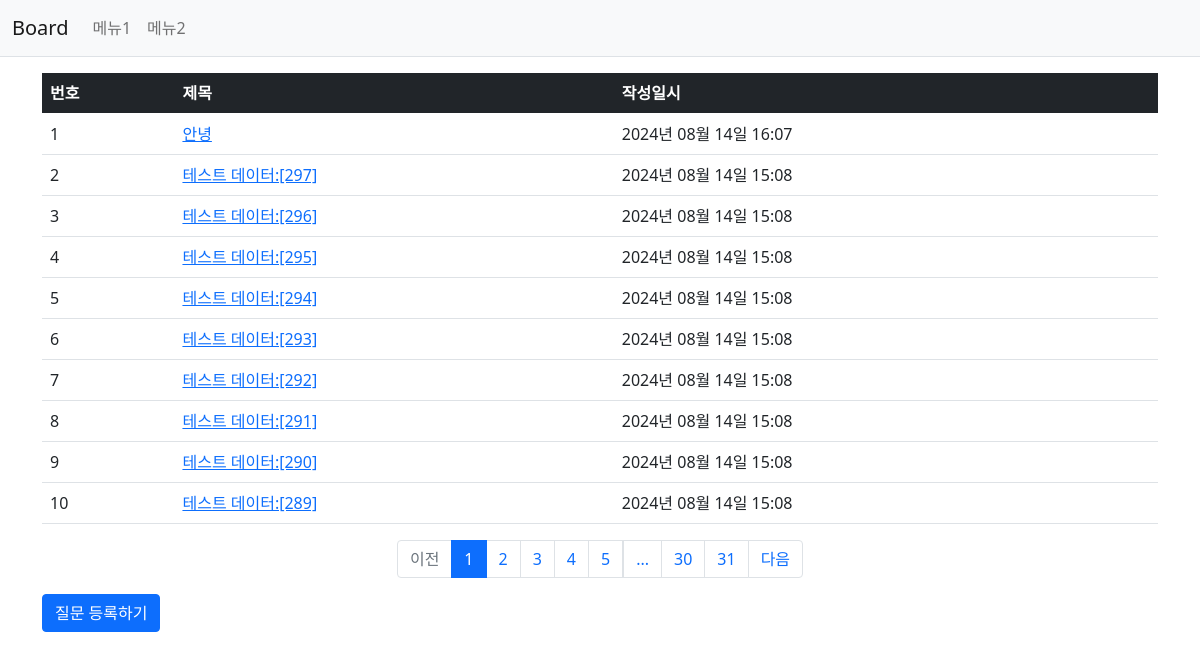
Page /question/list/ on the committed database.
### Board/models.py (models this page shows)
class Question(db.Model):
    id = db.Column(db.Integer, primary_key = True)
    subject = db.Column(db.String(200), nullable=False)
    content = db.Column(db.Text(), nullable=False)
    create_date = db.Column(db.DateTime(), nullable=False)
    modify_date = db.Column(db.DateTime(), nullable=True)

### Board/views/question_views.py (the view)
@bp.route('/list/')
def _list():
    page = request.args.get('page', type=int, default=1)
    question_list = Question.query.order_by(Question.create_date.desc())
    question_list = question_list.paginate(page=page, per_page=10)
    return render_template('question/question_list.html', question_list=question_list)

### Board/filter.py (called while the page is built)
def format_datetime(value, fmt='%Y년 %m월 %d일 %H:%M'):
    return value.strftime(fmt)

### Board/templates/question/question_list.html
{% extends 'base.html' %}
{% block content %}
<div class="container my-3">
    <table class="table">
        <thead>
            <tr class="table-dark">
                <th>번호</th>
                <th>제목</th>
                <th>작성일시</th>
            </tr>
        </thead>
        <tbody>
            {% if question_list %}
            {% for question in question_list.items %}
            <tr>
                <td>{{ loop.index }}</td>
                <td>
                    <a href="{{ url_for('question.detail', question_id=question.id) }}">{{ question.subject }}</a>
                </td>
                <td>{{ question.create_date|datetime }}</td>
            </tr>
            {% endfor %}
            {% else %}
            <tr>
                <td colspan="3">질문이 없습니다.</td>
            </tr>
            {% endif %}
        </tbody>
    </table>
        <ul class="pagination justify-content-center">
            {% if question_list.has_prev %}
            <li class="page-item">
                <a class="page-link" href="?page={{ question_list.prev_num }}">이전</a>
            </li>
            {% else %}
            <li class="page-item disabled">
                <a class="page-link" tabindex="-1" aria-disabled="true" href="javascript:void(0)">이전</a>
            </li>
            {% endif %}
            {% for page_num in question_list.iter_pages() %}
            {% if page_num %}
            {% if page_num != question_list.page %}
            <li class="page-item">
                <a class="page-link" href="?page={{ page_num }}">{{ page_num }}</a>
            </li>
            {% else %}
            <li class="page-item active" aria-current="page">
                <a class="page-link" href="javascript:void(0)">{{ page_num }}</a>
            </li>
            {% endif %}
            {% else %}
            <li class="disabled">
                <a class="page-link" href="javascript:void(0)">...</a>
            </li>
            {% endif %}
            {% endfor %}
            {% if question_list.has_next %}
            <li class="page-item">
                <a class="page-link" href="?page={{ question_list.next_num }}">다음</a>
            </li>
            {% else %}
            <li class="page-item disabled">
                <a class="page-link" tabindex="-1" aria-disabled="true" href="javascript:void(0)">다음</a>
            </li>
            {% endif %}
        </ul>
    <a href="{{ url_for('question.create') }}" class="btn btn-primary">질문 등록하기</a>
</div>
{% endblock %}

### Board/templates/base.html (shortened to what this page needs)
<!DOCTYPE html>
<html lang="ko">
<head>
    <link rel="stylesheet" href="{{ url_for('static', filename='bootstrap.min.css') }}">
    <link rel="stylesheet" href="{{ url_for('static', filename='style.css') }}">
</head>
<body>
    {% include "navbar.html" %}
    {% block content %}
    {% endblock %}
</body>
</html>

### Board/templates/navbar.html (shortened to what this page needs)
<nav class="navbar navbar-expand-lg navbar-light bg-light border-bottom">
    <div class="container-fluid">
        <a class="navbar-brand" href="{{ url_for('main.index') }}">Board</a>
        <div class="collapse navbar-collapse" id="navbarSupportedContent">
            <ul class="navbar-nav me-auto mb-2 mb-lg-0">
                <li class="nav-item">
                    <a class="nav-link" href="#">메뉴1</a>
                </li>
                <li class="nav-item">
                    <a class="nav-link" href="#">메뉴2</a>
                </li>
            </ul>
        </div>
    </div>
</nav>

### rows in the picture
Question: subject "안녕", create_date "2024년 08월 14일 16:07"
Question: subject "테스트 데이터:[297]", create_date "2024년 08월 14일 15:08"
Question: subject "테스트 데이터:[296]", create_date "2024년 08월 14일 15:08"
Question: subject "테스트 데이터:[295]", create_date "2024년 08월 14일 15:08"
Question: subject "테스트 데이터:[294]", create_date "2024년 08월 14일 15:08"
Question: subject "테스트 데이터:[293]", create_date "2024년 08월 14일 15:08"
Question: subject "테스트 데이터:[292]", create_date "2024년 08월 14일 15:08"
Question: subject "테스트 데이터:[291]", create_date "2024년 08월 14일 15:08"
Question: subject "테스트 데이터:[290]", create_date "2024년 08월 14일 15:08"
Question: subject "테스트 데이터:[289]", create_date "2024년 08월 14일 15:08"

### other values in the picture
{{ page_num }} "1"
{{ page_num }} "2" "3" "4" "5" "30" "31"
